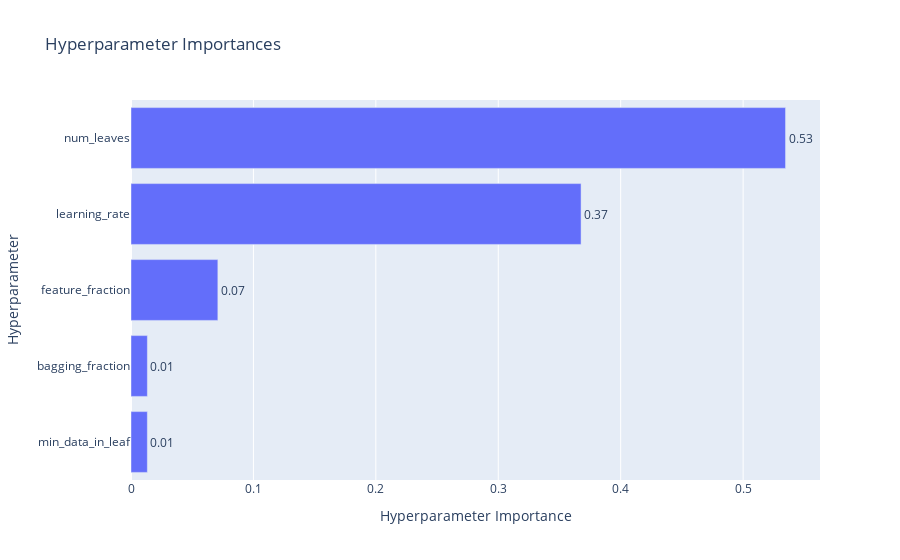

Notebook code for this chart:
### Code cell
plot_param_importances(study)

### Figure 1 — Plotly figure (JSON) as saved in the notebook; plotly's stock layout.template omitted (floating-point values rounded to 4 significant figures)
{"data": [{"cliponaxis": false, "hovertemplate": ["min_data_in_leaf (IntDistribution): 0.013355462935547053<extra></extra>", "bagging_fraction (FloatDistribution): 0.013379764983080914<extra></extra>", "feature_fraction (FloatDistribution): 0.07095058082611298<extra></extra>", "learning_rate (FloatDistribution): 0.3676432204528154<extra></extra>", "num_leaves (IntDistribution): 0.5346709708024439<extra></extra>"], "name": "Objective Value", "orientation": "h", "text": ["0.01", "0.01", "0.07", "0.37", "0.53"], "textposition": "outside", "type": "bar", "x": [0.01336, 0.01338, 0.07095, 0.3676, 0.5347], "y": ["min_data_in_leaf", "bagging_fraction", "feature_fraction", "learning_rate", "num_leaves"]}], "layout": {"title": {"text": "Hyperparameter Importances"}, "xaxis": {"title": {"text": "Hyperparameter Importance"}}, "yaxis": {"title": {"text": "Hyperparameter"}}}}
